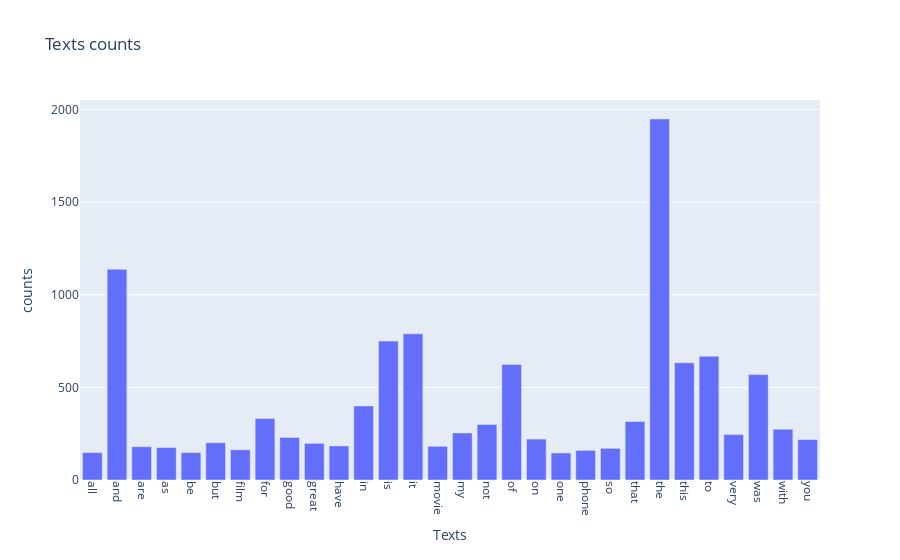

Source (notebook cell):
### Markdown cell above
2. 在計算每個 text 有多少數量時，我們是將它全部畫出，但就是視覺上來說，我們比較關注的應該只有出現次數比較多的 text , 所以我下方選出了出現次數最高的 30 個 text 來作圖 ， 並使用 plotly 套件來讓圖可互動，能了解到更多資訊。

### Code cell
import plotly.express as px

term_frequencies = np.asarray(data_counts.sum(axis=0))[0]
top_indices = np.argsort(-term_frequencies)[:30]  # 從高到低取前30個索引
selected_texts = [count_vect.get_feature_names()[i] for i in np.sort(top_indices)]  # 根據索引取得詞彙(我這邊使用的是原始index的排序!!)
selected_counts = term_frequencies[np.sort(top_indices)]  # 根據索引取得對應的次數

print(top_indices) ##這是前30個高值得Index!!
print(np.sort(top_indices)) ##將這些index照原始順序排列

term_frequencies_dict = {'Texts': selected_texts, 'counts': selected_counts}
df = pd.DataFrame(term_frequencies_dict)

fig = px.bar(df, x='Texts', y='counts', title='Texts counts')
fig.update_xaxes(tickangle=90)
fig.show()

### Figure 1 — Plotly figure (JSON) as saved in the notebook; plotly's stock layout.template omitted (floating-point values rounded to 4 significant figures)
{"data": [{"alignmentgroup": "True", "hovertemplate": "Texts=%{x}<br>counts=%{y}<extra></extra>", "legendgroup": "", "marker": {"color": "#636efa", "pattern": {"shape": ""}}, "name": "", "offsetgroup": "", "orientation": "v", "showlegend": false, "textposition": "auto", "type": "bar", "x": ["all", "and", "are", "as", "be", "but", "film", "for", "good", "great", "have", "in", "is", "it", "movie", "my", "not", "of", "on", "one", "phone", "so", "that", "the", "this", "to", "very", "was", "with", "you"], "xaxis": "x", "y": [148, 1138, 180, 175, 148, 201, 163, 332, 230, 198, 184, 400, 750, 789, 182, 254, 300, 624, 221, 146, 160, 171, 316, 1949, 633, 668, 245, 569, 274, 218], "yaxis": "y"}], "layout": {"barmode": "relative", "legend": {"tracegroupgap": 0}, "title": {"text": "Texts counts"}, "xaxis": {"anchor": "y", "domain": [0, 1], "tickangle": 90, "title": {"text": "Texts"}}, "yaxis": {"anchor": "x", "domain": [0, 1], "title": {"text": "counts"}}}}
